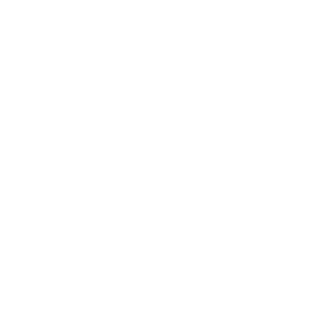
Frame 1 (no input)
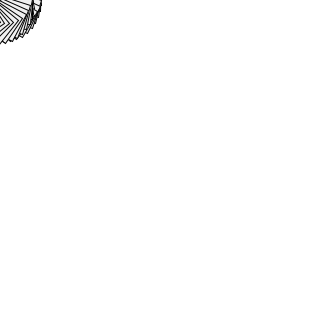
Frame 60 (the mouse pressed at the canvas centre just before this capture)
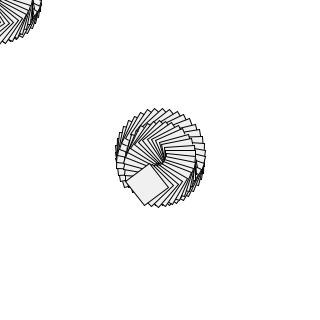
Frame 120 (the mouse held since frame 60 and released just before this capture)

The Processing sketch that drew these frames (run headless with seeded random() and noise(); from frame 60 on, the mouse is pressed at the canvas centre):

// Processing sketch: processing_184597
// ── processing_184597.pde

int radius=40;
int direction = 1;
float angle = 0.0;
float offset = 20;
float scalar = 20;
float speed = 0.05;

void setup() {
size(320, 320);
background(255);
fill(240);
smooth();
} 

//Pressed mouse change background color
void mousePressed() {
  if (mouseButton==LEFT) {
     background(255);
  }
    else {
    background (0);
  
    if(mouseButton==RIGHT) {
      background(200);
    }
}
}


void draw() {
  float x = (offset + cos(angle) * scalar)*direction;
  float y = (offset + sin(angle) * scalar)*direction;
    translate (mouseX,mouseY);
    rotate(angle);
    rect(-x, -y, 30, 30);
      angle += 0.1;
      scalar += speed;
}
